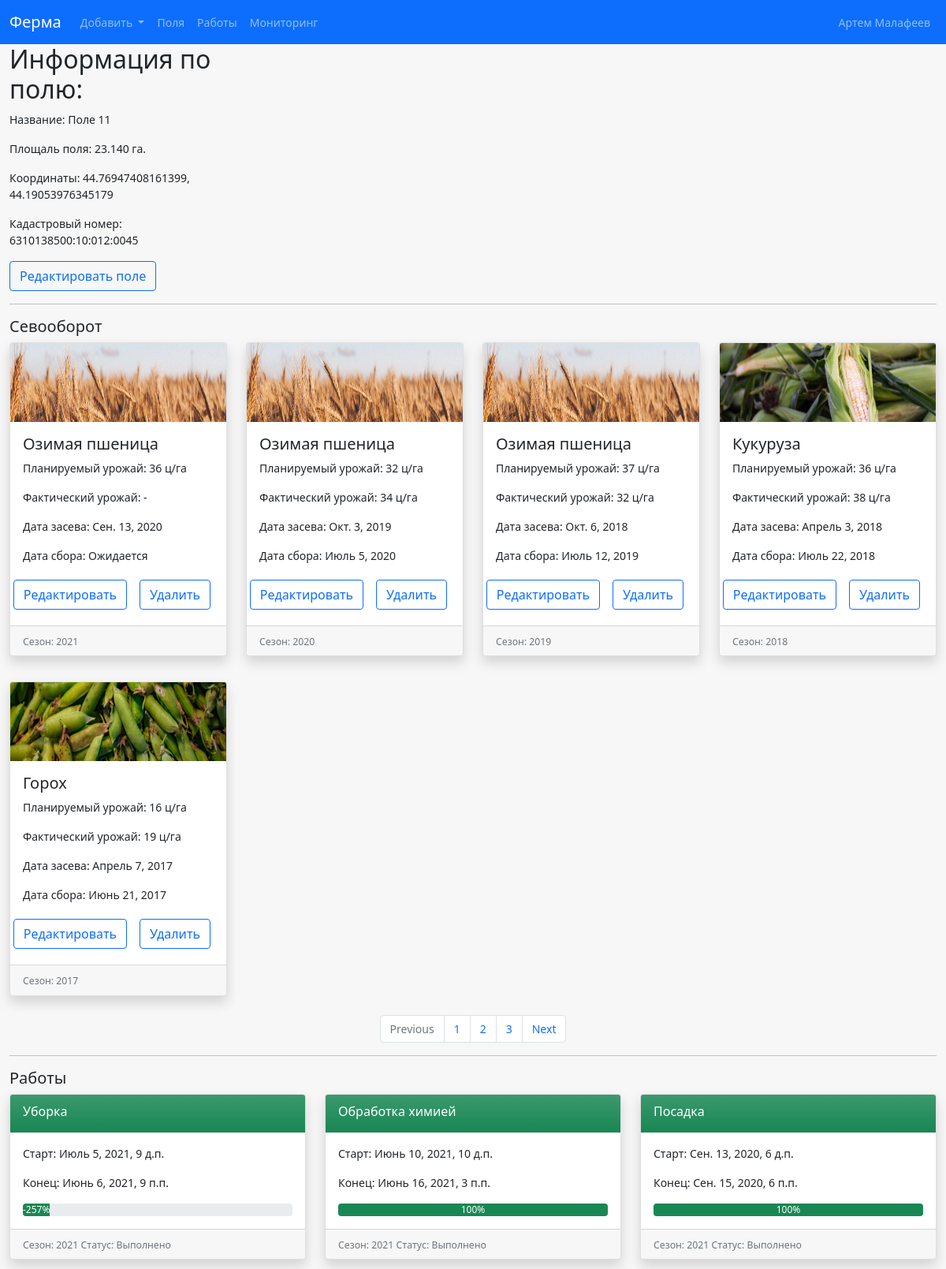
Screenshot of /fields/11/ with the database file from the repository.
### fields/models.py (models this page shows, shortened)
class Field(models.Model):
    user = models.ForeignKey(User, on_delete=models.CASCADE, related_name='user_fields')
    name = models.CharField("Название поля", max_length=64, unique=True)
    slug = models.SlugField(max_length=128, unique=True)
    square = models.PositiveIntegerField('Площадь поля в квадратных метрах')
    square_ha = models.DecimalField('Площадь поля в гектарах', max_digits=10, decimal_places=3)
    coordinate = models.TextField()
    cadastral_number = models.CharField('Кадастровый номер', max_length=64)
    class Meta:
        verbose_name = 'Поле'
        verbose_name_plural = 'Поля'
    def get_coordinate_field(self):
        result = self.coordinate.split(',')[:2]
        return ', '.join(result)

class Crop(models.Model):
    season = models.ForeignKey(Season, related_name='crops', on_delete=models.CASCADE)
    field = models.ForeignKey(Field,  related_name='crops', on_delete=models.CASCADE)
    culture = models.ForeignKey(Culture, related_name='crops', on_delete=models.CASCADE)
    planned_harvest = models.IntegerField('Планируемый урожай', blank=True, null=True)
    actual_harvest = models.IntegerField('Фактический урожай', blank=True, null=True)
    sowing_date = models.DateField('Дата сева', blank=True, null=True)
    harvest_date = models.DateField('Дата сбора', blank=True, null=True)
    density = models.CharField('Плотность засева', max_length=32, blank=True, null=True)
    class Meta:
        verbose_name = 'Сев'
        verbose_name_plural = 'Севы'

class Culture(models.Model):
    name = models.CharField(max_length=128, unique=True)
    slug = models.SlugField(max_length=128, unique=True)
    logo = models.ImageField(upload_to='cultures')
    def __str__(self):
        return self.name
    class Meta:
        verbose_name = 'Культура'
        verbose_name_plural = 'Культуры'

class Season(models.Model):
    name = models.CharField(max_length=4, unique=True)
    slug = models.SlugField(max_length=128, unique=True)
    def __str__(self):
        return self.name
    class Meta:
        verbose_name = 'Сезон'
        verbose_name_plural = 'Сезоны'

class Job(models.Model):
    category = models.ForeignKey(JobCategory,
                                 on_delete=models.CASCADE,
                                 verbose_name='Наименование работы')
    season = models.ForeignKey(Season,
                               on_delete=models.CASCADE,
                               verbose_name='Сезон')
    start_job = models.DateTimeField(verbose_name='Начало работы')
    end_job = models.DateTimeField(verbose_name='Конец работы')
    fields = models.ManyToManyField(Field, related_name='jobs', verbose_name='Список полей')
    workers = models.ManyToManyField(Worker, verbose_name='Исполнители', related_name='jobs')
    comment = models.TextField(verbose_name='Комментарии', blank=True)
    def get_process_job(self):
        now = timezone.now()
        if now <= self.start_job:
            return 0
        total_duration = self.end_job - self.start_job
        process = now - self.start_job
        left = total_duration - process
        result = round((process / total_duration) * 100)
        if result > 100:
            return 100
        else:
            return result
    def get_status_job(self):
        status = ('Ожидается', 'Выполняется', 'Выполнено')
        now = timezone.now()
        if now < self.start_job:
            return status[0]
        if (now >= self.start_job) and (now <= self.end_job):
            return status[1]
        if now > self.end_job:
            return status[2]
    class Meta:
        verbose_name = 'Работа'
        verbose_name_plural = 'Работы'

class JobCategory(models.Model):
    category = models.CharField(max_length=128, verbose_name='Наименование работы')
    def __str__(self):
        return self.category
    class Meta:
        verbose_name = 'Наименование работы'
        verbose_name_plural = 'Наименование работ'

### fields/views.py (the view)
# urls.py: path('<slug:slug>/', FieldDetail.as_view(), name='field_detail'),
class FieldDetail(DetailView):
    model = Field
    context_object_name = 'field'
    template_name = 'fields/field_detail.html'
    def get_context_data(self, **kwargs):
        context = super().get_context_data(**kwargs)
        context['crops_list'] = self.object.crops.all().order_by('-sowing_date')  # Добавляем информацию по севам
        context['works_list'] = self.object.jobs.all().order_by('-start_job') # Добавляем информацию по работам
        return context

### templates/fields/field_detail.html (shortened to what this page needs)
{% extends 'base.html' %}
{% block content %}
<div class="container-fluid p-0">
    <div class="row">
        <div class="col-md-3">
            <h2>Информация по полю: </h2>
            <p>Название: {{ field.name }}</p>
            <p>Площаль поля: {{ field.square_ha }} га.</p>
            <p>Координаты: {{ field.get_coordinate_field }}</p>
            <p>Кадастровый номер: {{ field.cadastral_number }}</p>
            <a href="{% url 'fields:edit_field' slug=field.slug %}" class="btn btn-outline-primary">Редактировать
                поле</a>
        </div>
        <div class="col-md-9" id="map" style="height: 35vh"></div>
    </div>
</div>
<hr>
<h3 class="mt-3">Cевооборот</h3>
<div class="row row-cols-1 row-cols-md-4 mb-3 g-4">
    {% for crop in crops_list %}
    <div class="col">
        <div class="card shadow mb-2 bg-white rounded">
            <img src="{{ crop.culture.logo.url }}" height="100" class="card-img-top" alt="...">
            <div class="card-body">
                <h5 class="card-title">{{ crop.culture }}</h5>
                <p class="card-text">Планируемый урожай: {{ crop.planned_harvest }} ц/га</p>
                {% if crop.actual_harvest is None %}
                <p class="card-text">Фактический урожай: -</p>
                {% else %}
                <p class="card-text">Фактический урожай: {{ crop.actual_harvest }} ц/га</p>
                {% endif %}
                <p class="card-text">Дата засева: {{ crop.sowing_date }}</p>
                {% if crop.harvest_date is None %}
                <p class="card-text">Дата сбора: Ожидается</p>
                {% else %}
                <p class="card-text">Дата сбора: {{ crop.harvest_date }}</p>
                {% endif %}
                <div class="d-grid gap-2 d-md-flex justify-content-md-end">
                    <button type="button" class="btn btn-outline-primary m-1">Редактировать</button>
                    <button type="button" class="btn btn-outline-primary m-1">Удалить</button>
                </div>
            </div>
            <div class="card-footer">
                <small class="text-muted">Сезон: {{ crop.season }}</small>
            </div>
        </div>
    </div>
    {% endfor %}
</div>
<nav aria-label="Page navigation example">
    <ul class="pagination justify-content-center">
        <li class="page-item disabled">
            <a class="page-link" href="#" tabindex="-1" aria-disabled="true">Previous</a>
        </li>
        <li class="page-item"><a class="page-link" href="#">1</a></li>
        <li class="page-item"><a class="page-link" href="#">2</a></li>
        <li class="page-item"><a class="page-link" href="#">3</a></li>
        <li class="page-item">
            <a class="page-link" href="#">Next</a>
        </li>
    </ul>
</nav>
<hr>
<h3 class="mt-3">Работы</h3>
<div class="row row-cols-1 row-cols-md-3 mb-1 g-4">
    {% for work in works_list %}
    <div class="col">
        <div class="card shadow mb-2 bg-white rounded" data-bs-target="{% url 'fields:work_detail' work.pk %}">
            {% if work.get_status_job  == "Ожидается" %}
                <div class="card-header bg-warning bg-gradient text-white">
            {% elif work.get_status_job == "Выполняется" %}
                <div class="card-header bg-primary bg-gradient text-white">
            {% else %}
                <div class="card-header bg-success bg-gradient text-white">
            {% endif %}
                <h6 class="card-title mt-1">{{ work.category }}</h6>
            </div>
            <div class="card-body">
                <p class="card-text">Старт: {{ work.start_job }}</p>
                <p class="card-text">Конец: {{ work.end_job }}</p>
                <div class="progress">
                {% if work.get_status_job  == "Ожидается" %}
                    <div class="progress-bar bg-warning" role="progressbar" style="width: {{ work.get_process_job }}%;"
                         aria-valuenow="25"
                         aria-valuemin="0" aria-valuemax="100">{{ work.get_process_job }}%
                    </div>
                {% elif work.get_status_job == "Выполняется" %}
                    <div class="progress-bar" role="progressbar" style="width: {{ work.get_process_job }}%;"
                         aria-valuenow="25"
                         aria-valuemin="0" aria-valuemax="100">{{ work.get_process_job }}%
                    </div>
                {% else %}
                    <div class="progress-bar bg-success" role="progressbar" style="width: {{ work.get_process_job }}%;"
                         aria-valuenow="25"
                         aria-valuemin="0" aria-valuemax="100">{{ work.get_process_job }}%
                    </div>
                {% endif %}
                </div>
            </div>
            <div class="card-footer">
                <small class="text-muted">Сезон: {{ work.season }} Статус: {{ work.get_status_job }}</small>
            </div>
        </div>
    </div>
    {% endfor %}
</div>
{% endblock %}

### fields/static/css/base.css (style rules this page uses)
body { font-size: 14px; background: #f7f7f7; height: 100vh; }
h3 { font-size: 20px; }

### rows the page displays
Field: name "Поле 11", square_ha "23.140", get_coordinate_field "44.76947408161399, 44.19053976345179", cadastral_number "6310138500:10:012:0045"
Crop: culture.logo (picture), culture "Озимая пшеница", planned_harvest "36", shows "Фактический урожай: -", sowing_date "Сен. 13, 2020", shows "Дата сбора: Ожидается", season "2021"
Crop: culture.logo (picture), culture "Озимая пшеница", planned_harvest "32", actual_harvest "34", sowing_date "Окт. 3, 2019", harvest_date "Июль 5, 2020", season "2020"
Crop: culture.logo (picture), culture "Озимая пшеница", planned_harvest "37", actual_harvest "32", sowing_date "Окт. 6, 2018", harvest_date "Июль 12, 2019", season "2019"
Crop: culture.logo (picture), culture "Кукуруза", planned_harvest "36", actual_harvest "38", sowing_date "Апрель 3, 2018", harvest_date "Июль 22, 2018", season "2018"
Crop: culture.logo (picture), culture "Горох", planned_harvest "16", actual_harvest "19", sowing_date "Апрель 7, 2017", harvest_date "Июнь 21, 2017", season "2017"
Job: category "Уборка", start_job "Июль 5, 2021, 9 д.п.", end_job "Июнь 6, 2021, 9 п.п.", get_process_job "-257", season "2021", get_status_job "Выполнено"
Job: category "Обработка химией", start_job "Июнь 10, 2021, 10 д.п.", end_job "Июнь 16, 2021, 3 п.п.", get_process_job "100", season "2021", get_status_job "Выполнено"
Job: category "Посадка", start_job "Сен. 13, 2020, 6 д.п.", end_job "Сен. 15, 2020, 6 п.п.", get_process_job "100", season "2021", get_status_job "Выполнено"
